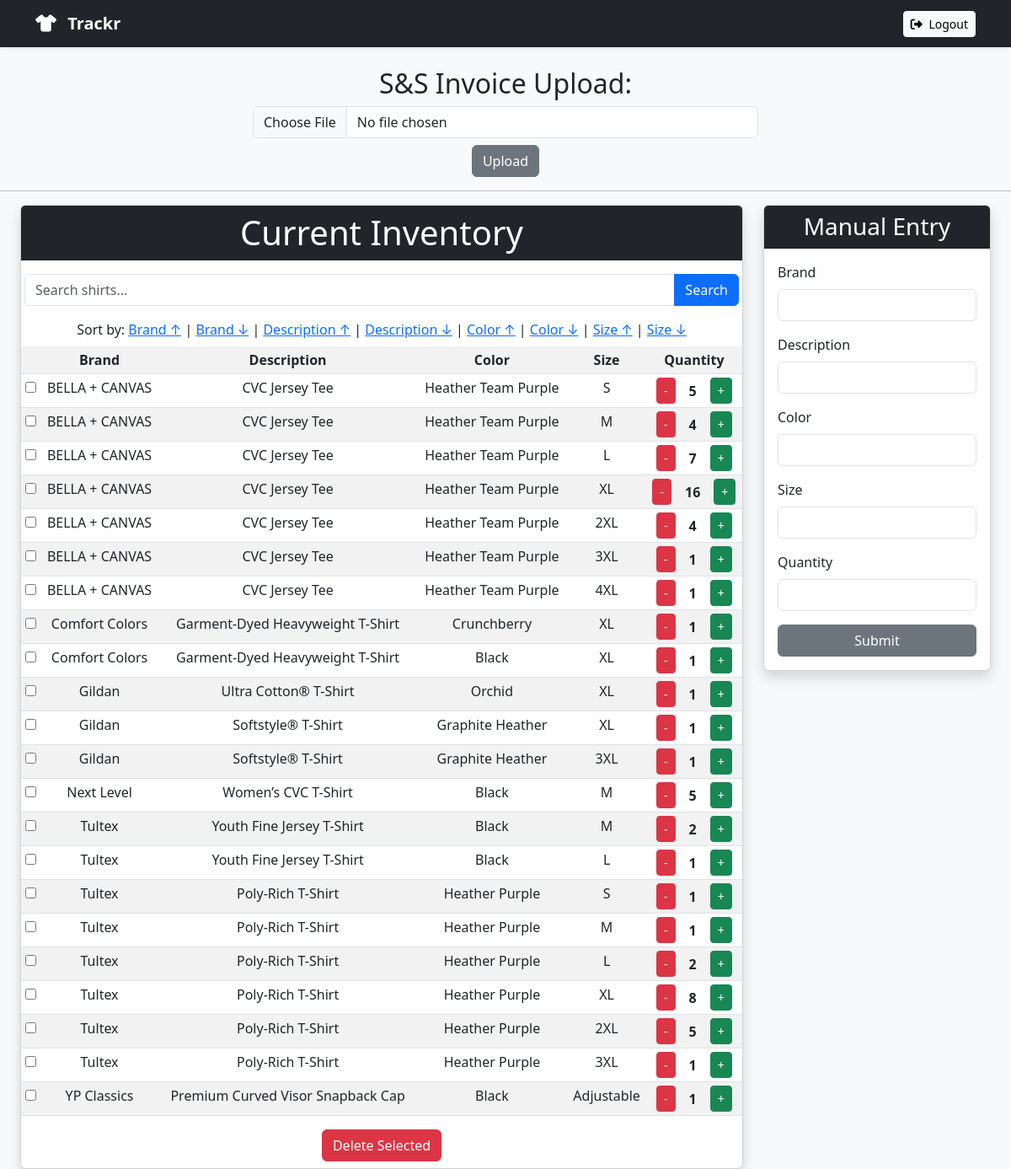
The app's page /home (signed in), older data.
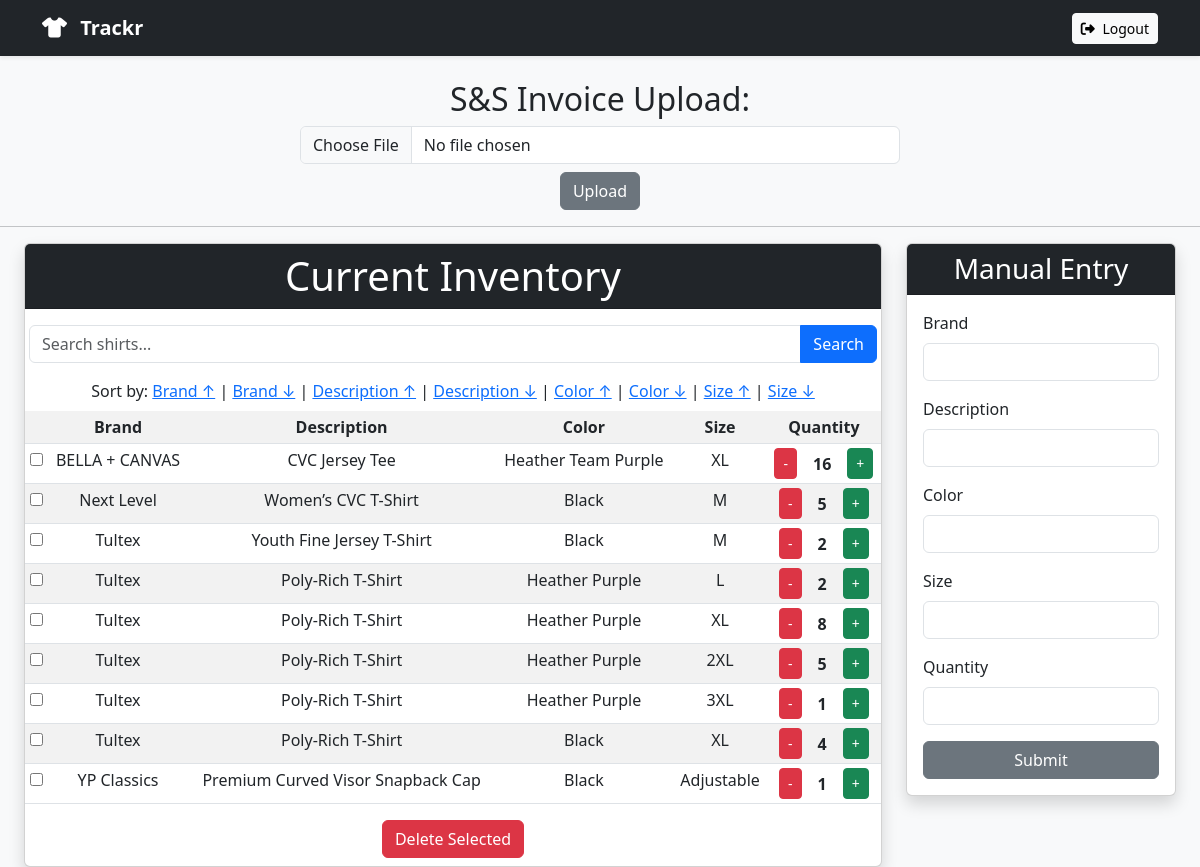
The same page, newer data.
### tables this page shows
CREATE TABLE shirts (
    id INTEGER PRIMARY KEY AUTOINCREMENT,
    brand TEXT NOT NULL,
    description TEXT NOT NULL,
    color TEXT NOT NULL,
    size TEXT NOT NULL,
    quantity INTEGER NOT NULL,
    userID INTEGER,
    FOREIGN KEY(userID) REFERENCES users(id)
);

### inventory.py (the view)
def home():
    userID = request.cookies.get('userID')
    if not userID:
        return redirect('/login')
    sortBy = request.args.get('sortBy', 'brand')
    sortOrder = request.args.get('order', 'asc')
    search = request.args.get('search', '')
    if sortBy not in ['brand', 'description', 'color', 'size', 'quantity']:
        sortBy = 'brand'
    if sortOrder not in ['asc', 'desc']:
        sortOrder = 'asc'
    conn = get_db_connection()
    cursor = conn.cursor()
    if sortBy == 'size':
        order_clause = f'''
            ORDER BY CASE size
                WHEN 'NB' THEN 1
                WHEN '0-3M' THEN 2
                WHEN '3-6M' THEN 3
                WHEN '6-9M' THEN 4
                WHEN '12M' THEN 5
                WHEN '18M' THEN 6
                WHEN '24M' THEN 7
                WHEN '2T' THEN 8
                WHEN '3T' THEN 9
                WHEN '4T' THEN 10
                WHEN '5T' THEN 11
                WHEN 'XS' THEN 12
                WHEN 'S' THEN 13
                WHEN 'M' THEN 14
                WHEN 'L' THEN 15
                WHEN 'XL' THEN 16
                WHEN '2XL' THEN 17
                WHEN '3XL' THEN 18
                WHEN '4XL' THEN 19
                ELSE 20
            END {sortOrder}
        '''
    else:
        order_clause = f'ORDER BY {sortBy} {sortOrder}'
    if search:
        search_query = f"%{search}%"
        shirts = cursor.execute(f'''
            SELECT id, brand, description, color, size, quantity
            FROM shirts
            WHERE userID = ?
            AND (
                brand LIKE ? OR
                description LIKE ? OR
                color LIKE ? OR
                size LIKE ?
            )
            {order_clause};
        ''', (userID, search_query, search_query, search_query, search_query)).fetchall()
    else:
        shirts = cursor.execute(f'''
            SELECT id, brand, description, color, size, quantity
            FROM shirts
            WHERE userID = ?
            {order_clause};
        ''', (userID,)).fetchall()
    conn.close()
    return render_template("index.html", shirts=shirts, search=search)

### db.py (called while the page is built)
def get_db_connection():
    conn = sqlite3.connect(DATABASE)
    conn.row_factory = sqlite3.Row  # allows accessing columns by name
    return conn

### templates/index.html (shortened to what this page needs)
<!DOCTYPE html>
<html lang="en">
<head>
    <link href="https://cdn.jsdelivr.net/npm/bootstrap@5.3.0/dist/css/bootstrap.min.css" rel="stylesheet">
    <link rel="stylesheet" href="https://cdnjs.cloudflare.com/ajax/libs/font-awesome/6.5.0/css/all.min.css">
</head>
<body class="bg-light">
    <nav class="navbar navbar-expand-lg navbar-dark bg-dark shadow-sm mb-4">
        <div class="container">
            <a class="navbar-brand fw-bold" href="/">
                <i class="fas fa-tshirt me-2"></i> Trackr
            </a>
            <div class="ms-auto">
                <a href="{{ url_for('logout') }}" class="btn btn-light btn-sm">
                    <i class="fas fa-sign-out-alt me-1"></i> Logout
                </a>
            </div>
        </div>
    </nav>
    <div class="text-center">
        <h2 class="mt-4">S&S Invoice Upload:</h2>
        <form action="/upload" method="POST" enctype="multipart/form-data">
            <input class="form-control w-50 mx-auto my-2" type="file" name="file" accept="application/pdf">
            <input class="btn btn-secondary" type="submit" value="Upload">
        </form>
        <hr>
    </div>
    <div class="container-fluid px-4">
        <div class="row g-4 justify-content-center">
            <div class="col-lg-9">
                <div class="card mx-auto shadow text-center">
                    <h1 class="card-header bg-dark text-white mb-3">Current Inventory</h1>
                    <form class="mb-3 mx-1" method="get" action="/home">
                    <div class="input-group">
                        <input type="text" name="search" class="form-control" placeholder="Search shirts..." value="{{ request.args.get('search', '') }}">
                        <button class="btn btn-primary" type="submit">Search</button>
                    </div>
                    </form>
                    <div>Sort by:
                    <a href="/home?sortBy=brand&order=asc">Brand ↑</a> |
                    <a href="/home?sortBy=brand&order=desc">Brand ↓</a> |
                    <a href="/home?sortBy=description&order=asc">Description ↑</a> |
                    <a href="/home?sortBy=description&order=desc">Description ↓</a> |
                    <a href="/home?sortBy=color&order=asc">Color ↑</a> |
                    <a href="/home?sortBy=color&order=desc">Color ↓</a> |
                    <a href="/home?sortBy=size&order=asc">Size ↑</a> |
                    <a href="/home?sortBy=size&order=desc">Size ↓</a>
                    </div>
                <form action="/deleteSelected" method="POST">
                    <table class="table mt-2 table-hover table-striped table-sm">
                        <tr>
                            <th></th>
                            <th>Brand</th>
                            <th>Description</th>
                            <th>Color</th>
                            <th>Size</th>
                            <th>Quantity</th>
                        </tr>
                        {% for row in shirts %}
                        <tr>
                            <td>
                                <input type="checkbox" name="selectedIDs" value="{{ row[0] }}">
                            </td>
                            <td>{{ row[1] }}</td>
                            <td>{{ row[2] }}</td>
                            <td>{{ row[3] }}</td>
                            <td>{{ row[4] }}</td>
                            <td>
                                <div class="d-flex justify-content-center align-items-center gap-2">
                                    <form action="/update_quantity" method="POST">
                                        <button type="submit" class="btn btn-sm btn-danger">-</button>
                                    </form>
                                    <span class="px-2 fw-bold">{{ row[5] }}</span>
                                    <form action="/update_quantity" method="POST">
                                        <button type="submit" class="btn btn-sm btn-success">+</button>
                                    </form>
                                </div>
                            </td>
                        </tr>
                        {% endfor %}
                    </table>
                    <button type="submit" class="btn btn-danger mb-2">Delete Selected</button>
                </form>
            </div>
        </div>
            <div class="col-lg-3 mb-4">
                <div class="card mx-auto shadow">
                    <div class="card-header bg-dark text-white text-center">
                        <h3 class="mb-0">Manual Entry</h3>
                    </div>
                    <div class="card-body">
                        <form action="/manual_shirt_entry" method="POST">
                            <div class="mb-3">
                                <label class="form-label" for="brand">Brand</label>
                                <input class="form-control" type="text" id="brand" name="brand">
                            </div>
                            <div class="mb-3">
                                <label class="form-label" for="description">Description</label>
                                <input class="form-control" type="text" id="description" name="description">
                            </div>
                            <div class="mb-3">
                                <label class="form-label" for="color">Color</label>
                                <input class="form-control" type="text" id="color" name="color">
                            </div>
                            <div class="mb-3">
                                <label class="form-label" for="size">Size</label>
                                <input class="form-control" type="text" id="size" name="size">
                            </div>
                            <div class="mb-3">
                                <label class="form-label" for="quantity">Quantity</label>
                                <input class="form-control" type="text" id="quantity" name="quantity" required>
                            </div>
                            <div class="d-grid">
                                <input class="btn btn-secondary" type="submit" value="Submit">
                            </div>
                        </form>
                    </div>
                </div>
            </div>
        </div>
    </div>
</body>
</html>

Row changes from the older to the newer data that the page shows:
removed shirts: brand "BELLA + CANVAS", description "CVC Jersey Tee", color "Heather Team Purple", size "S", quantity "5"
removed shirts: brand "BELLA + CANVAS", description "CVC Jersey Tee", color "Heather Team Purple", size "M", quantity "4"
removed shirts: brand "BELLA + CANVAS", description "CVC Jersey Tee", color "Heather Team Purple", size "L", quantity "7"
removed shirts: brand "BELLA + CANVAS", description "CVC Jersey Tee", color "Heather Team Purple", size "2XL", quantity "4"
removed shirts: brand "BELLA + CANVAS", description "CVC Jersey Tee", color "Heather Team Purple", size "3XL", quantity "1"
removed shirts: brand "BELLA + CANVAS", description "CVC Jersey Tee", color "Heather Team Purple", size "4XL", quantity "1"
removed shirts: brand "Comfort Colors", description "Garment-Dyed Heavyweight T-Shirt", color "Crunchberry", size "XL", quantity "1"
removed shirts: brand "Comfort Colors", description "Garment-Dyed Heavyweight T-Shirt", color "Black", size "XL", quantity "1"
removed shirts: brand "Gildan", description "Ultra Cotton® T-Shirt", color "Orchid", size "XL", quantity "1"
removed shirts: brand "Gildan", description "Softstyle® T-Shirt", color "Graphite Heather", size "XL", quantity "1"
removed shirts: brand "Gildan", description "Softstyle® T-Shirt", color "Graphite Heather", size "3XL", quantity "1"
removed shirts: brand "Tultex", description "Youth Fine Jersey T-Shirt", color "Black", size "L", quantity "1"
removed shirts: brand "Tultex", description "Poly-Rich T-Shirt", color "Heather Purple", size "S", quantity "1"
removed shirts: brand "Tultex", description "Poly-Rich T-Shirt", color "Heather Purple", size "M", quantity "1"
added shirts: brand "Tultex", description "Poly-Rich T-Shirt", color "Black", size "XL", quantity "4"
